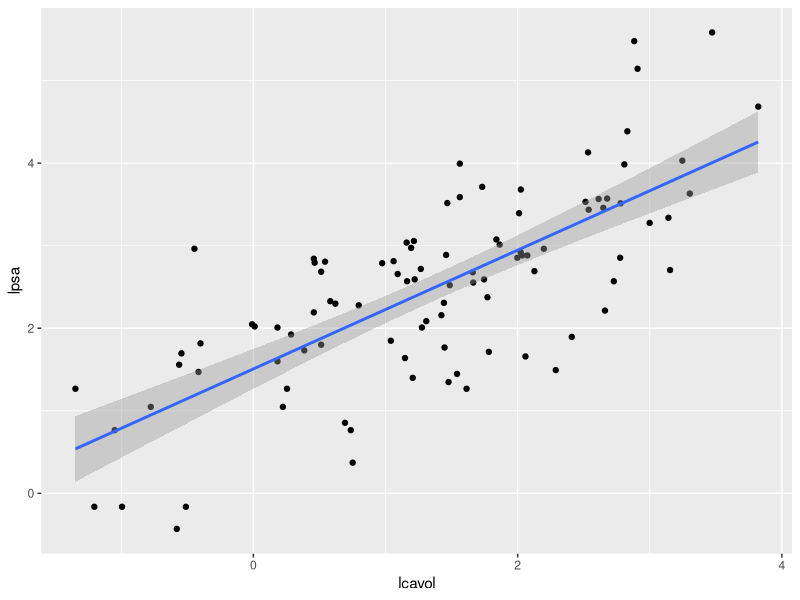
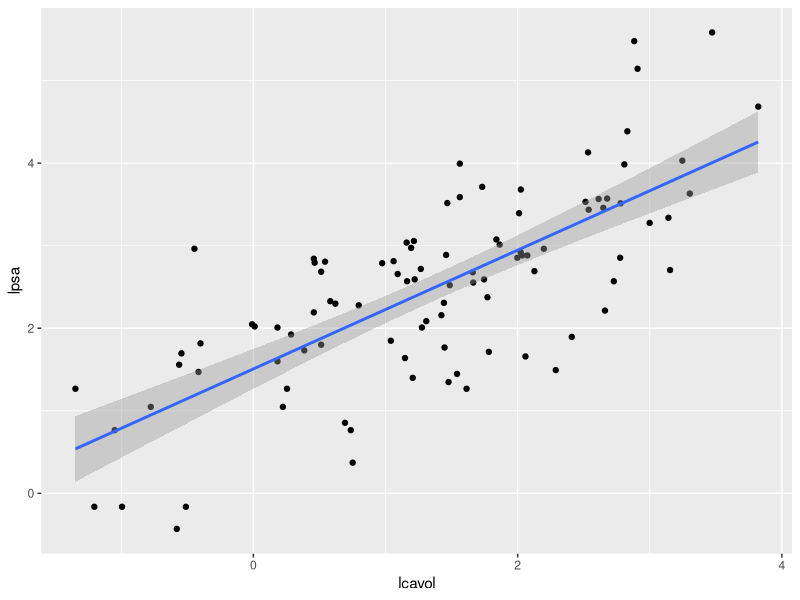

These charts were generated, in order, by the following R code:
require(tidyverse)

prostate <-  read.table("Prostate (1).csv", 
                        header=TRUE, sep=",", na.strings=" ")
round(head(prostate), digits=3)

# x11()
# pairs(prostate)



mod.vol = lm(lpsa ~ lcavol, data=prostate)
mod.pgg = lm(lpsa ~ pgg45, data=prostate)

# x11(h=7, w=12)
# par(mfrow=c(1,2))

ggplot(data = prostate, aes(x = lcavol, y = lpsa)) +
  geom_point() +
  geom_smooth(method='lm', formula= y~x)

ggsave("Test Plot 1.png")

# plot2 <- plot(y=prostate$lpsa, x=prostate$pgg45, 
#      main="lpsa vs. pgg45 with fitted line")
# abline(mod.pgg, col="blue", lwd=2, lty="dotted")
# mean0 = mean(prostate$lpsa[prostate$pgg45==0])
# points(x=0, y=mean0, pch=20, col="red", cex=2)



# library(rgl)  
# open3d()
# plot3d(prostate$lpsa ~ prostate$lcavol + prostate$pgg45, col="blue")

mod2 =  lm(lpsa ~ lcavol + pgg45, data=prostate)

x1 <- seq(from=-2, to=4, by=.05)
xy1 <- data.frame(expand.grid(lcavol=seq(from=-2, to=4, by=.05), 
                              pgg45=seq(from=0, to=100, by=.5)))
pred <- predict(mod2 ,newdata=xy1)
surface = matrix(pred, nrow=length(x1))

# library(rgl)  
# open3d()
# persp3d(x = seq(from=-2, to=4, by=.05), y = seq(from=0, to=100, by=.5), 
#         z = surface, col = "orange", xlab="lcavol", ylab="pgg45", 
#         zlab="Predicted lpsa")
# points3d(prostate$lpsa ~ prostate$lcavol + prostate$pgg45, col="blue")

# Compare estimated regression corfficients from separate regs vs. multiple

summary(mod.vol)
summary(mod.pgg)
summary(mod2)

cor(prostate)
